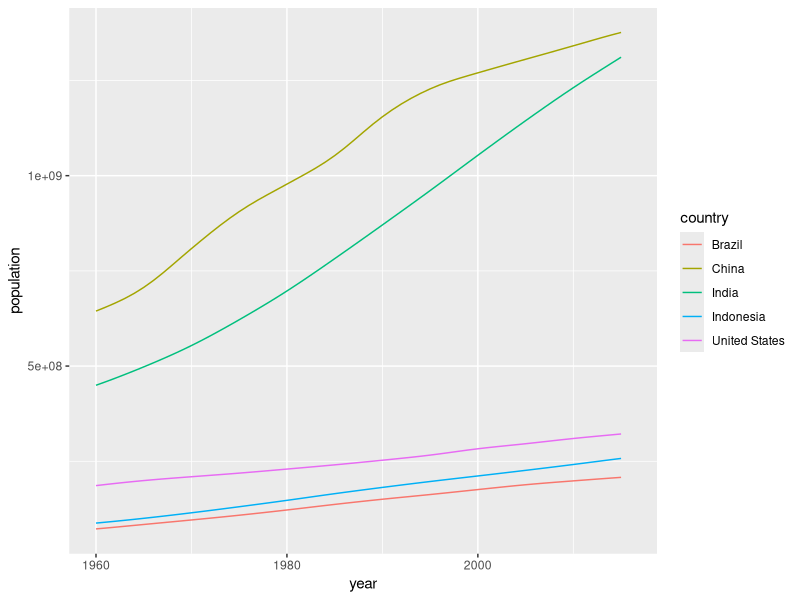
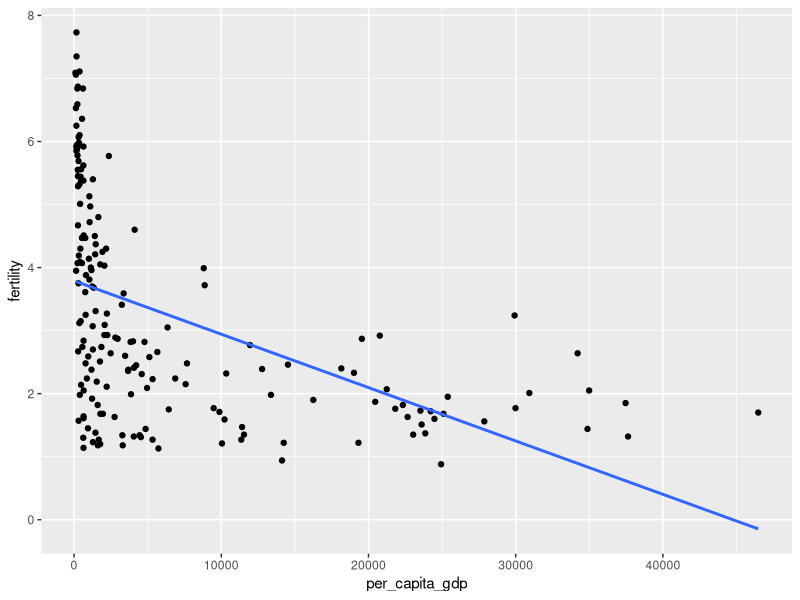

R code for these plots, in order:
## ---- chunk 1
library(tidyverse)
#install.packages("dslabs")
library(dslabs)
## ---- chunk 2
gapminder %>% as_tibble() %>% 
  head(5)
## ---- chunk 3
top5_2015pop <- gapminder |>
  filter(year == "2015") |>
  arrange(population) |>
  select(country) |>
  tail(5)
## ---- chunk 4
gapminder %>% 
  filter(country %in% top5_2015pop$country) %>% 
  ggplot() +
  geom_line(mapping = aes(x = year, y = population, color = country))
## ---- chunk 5
gapminder |>
  filter(country %in% c("Turkey", "Poland", "South Korea", "Vietnam", "South Africa")) |>
  filter(year == "2015") |>
  arrange(infant_mortality) |>
  select(country, infant_mortality)
## ---- chunk 6

gapminder |>
  filter(year == "2000") |>
  mutate(per_capita_gdp = gdp / population) |>
  ggplot(aes(x = per_capita_gdp, y = fertility)) +
  geom_point() +
  geom_smooth(se=F, method = "lm")
